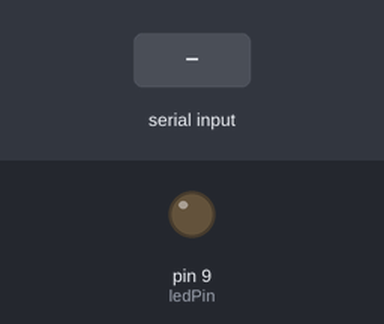
Bench run of a sketch on a simulated Arduino Uno, built with avr-gcc and run on an emulated ATmega328P. Parts: output pins drawn as LEDs (lit = HIGH). The test bench sets the inputs (shaded band).

Above: at 1.2 s.
1.3 s: "1" received over Serial
At 2.5 s:
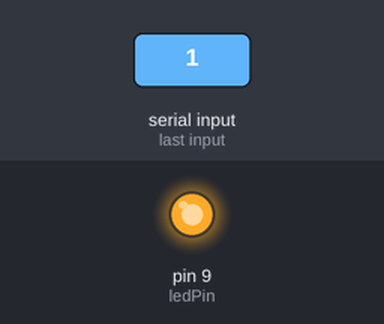
2.8 s: "0" received over Serial
At 3.7 s:
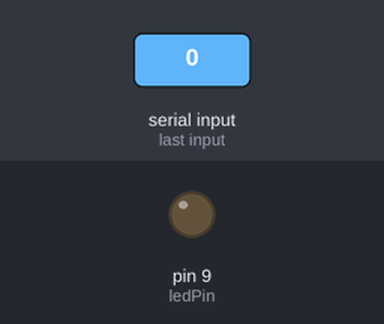
Timing chart, 0 to 5.8 s (numbered marks = the images above; inputs shaded):
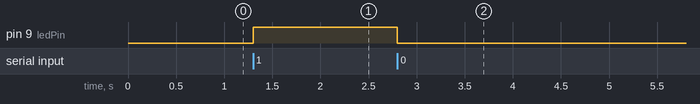

Measured:
- after the input at 1.3 s, pin 9 (ledPin): LOW → HIGH at once
- after the input at 2.8 s, pin 9 (ledPin): HIGH → LOW at once

The sketch:

P1.ino
```cpp
int ledPin = 9;

void setup() {
  pinMode(ledPin, OUTPUT);
  Serial.begin(9600);
}

void loop() {
  if (Serial.available() > 0) {
    char voz = Serial.read();
    if (voz == '1') {
      digitalWrite(ledPin, HIGH);
    } else if (voz == '0') {
      digitalWrite(ledPin, LOW);
    }
  }
}
```
